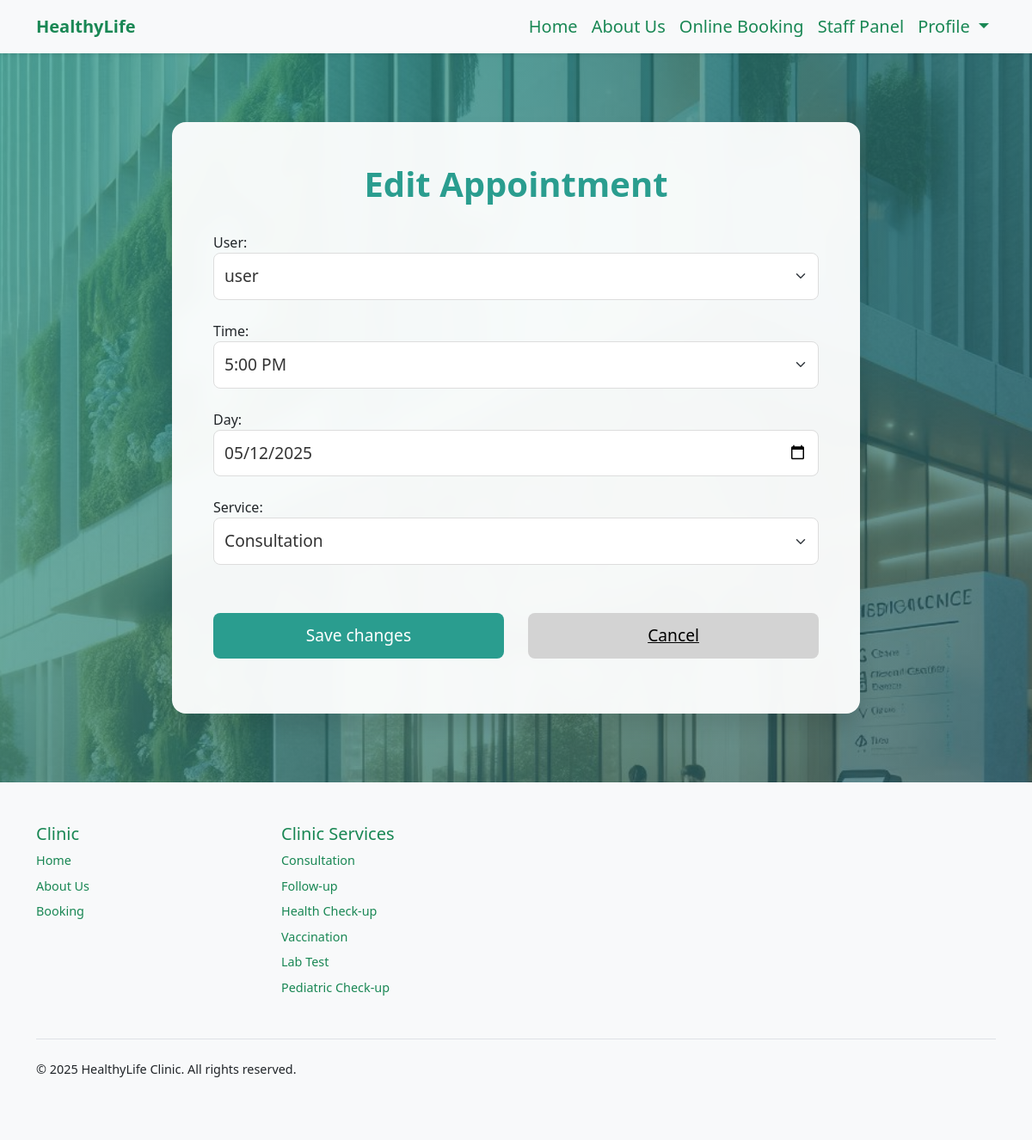
The app's page /edit_appointment/55/ (signed in) with its own data.
### booking/models.py (models this page shows, shortened)
class Appointment(models.Model):
    user = models.ForeignKey(User, on_delete=models.CASCADE, null=True, blank=True)
    service = models.CharField(max_length=50, choices=SERVICE_CHOICES, default="Doctor care")
    doctor = models.CharField(max_length=255, default="Unknown")
    day = models.DateField(default=datetime.now)
    time = models.CharField(max_length=10, choices=TIME_CHOICES, default="3 PM")
    time_ordered = models.DateTimeField(default=datetime.now, blank=True)

### booking/views.py (the view)
# urls.py: path('edit_appointment/<int:appointment_id>/', views.edit_appointment, name='edit_appointment'),
def edit_appointment(request, appointment_id):
    if not request.user.is_staff:
        return HttpResponseForbidden("You are not authorized to edit this appointment.")
    appointment = get_object_or_404(Appointment, id=appointment_id)
    if request.method == 'POST':
        form = AppointmentForm(request.POST, instance=appointment)
        if form.is_valid():
            form.save()
            return redirect('staffPanel')
    else:
        form = AppointmentForm(instance=appointment)
    return render(request, 'edit_appointment.html', {'form': form})

### booking/forms.py
class AppointmentForm(forms.ModelForm):
    class Meta:
        model = Appointment
        fields = ['user', 'time', 'day', 'service']  # custom field order
        widgets = {
            'user': forms.Select(attrs={'class': 'form-select'}),
            'time': forms.Select(attrs={'class': 'form-select'}),
            'day': forms.DateInput(attrs={
                'class': 'form-control',
                'type': 'date',
                'placeholder': 'Select a date'
            }),
            'service': forms.Select(attrs={'class': 'form-select'}),
        }

### booking/templates/edit_appointment.html (shortened to what this page needs)
{% extends 'layout.html' %}
{% load static %}
{% block body %}
{% if user.is_authenticated and user.is_staff %}
<div class="booking-panel">
    <h1>Edit Appointment</h1>
    <form method="post">
        {{ form.as_p }}
        <div class="button-container">
            <button type="submit" class="custom-btn">
                <span class="button-text">Save changes</span>
            </button>
            <a href="{% url 'staffPanel' %}" class="custom-btn cancel-btn">Cancel</a>
        </div>
    </form>
</div>
{% else %}
<div class="booking-panel">
    <h1>You Are Not Authorized!</h1>
    <a href="{% url 'login' %}" class="custom-btn">Sign in</a>
</div>
{% endif %}
{% endblock %}

### records on screen
Appointment: user "user", time "5:00 PM", day "05/12/2025", service "Consultation"
